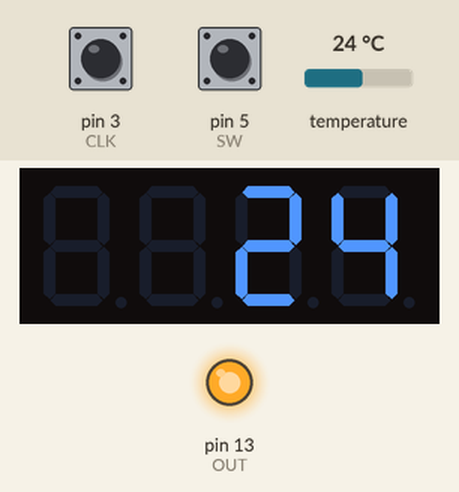
This sketch was run on a simulated Arduino Uno, built with avr-gcc and run on an emulated ATmega328P. Shown: 4-digit seven-segment display, output pins drawn as LEDs (lit = HIGH). The inputs (shaded band) are chosen by the test bench; at power-on: temperature 24 °C, pin 5 (SW) HIGH, pin 3 (CLK) HIGH.

Above: at 1.8 s.
1.9 s: temperature set to 12 °C
At 3.2 s:
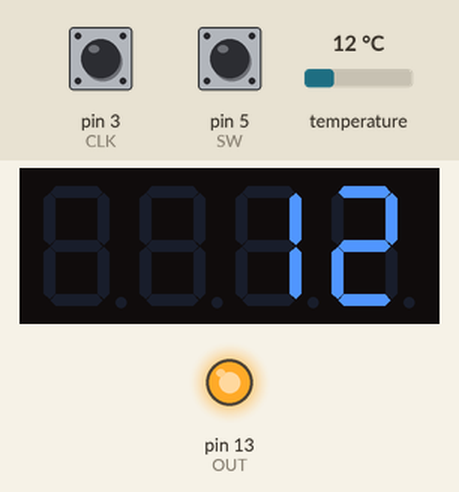
3.5 s: pin 5 (SW) pulled LOW for 3.2 s
At 4.3 s:
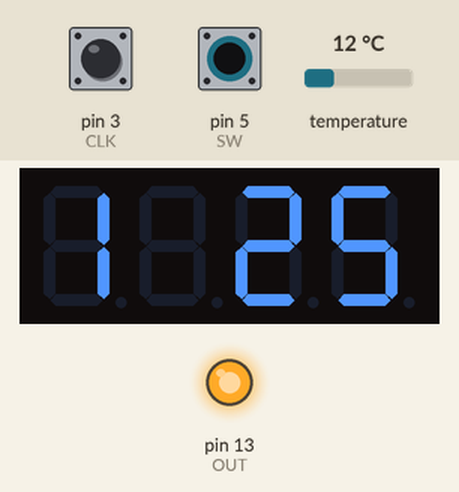
8.2 s: temperature set to 19 °C
At 9.7 s:
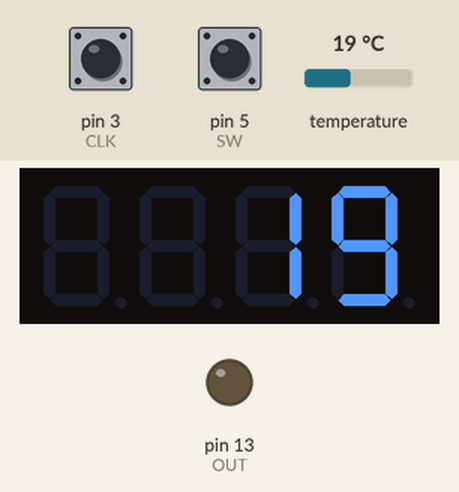
10.7 s: temperature set to 28 °C
At 11.2 s:
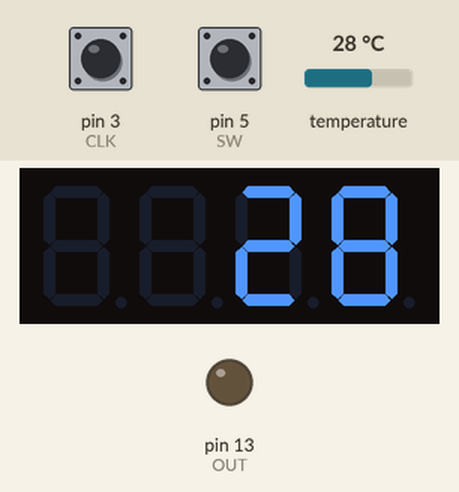
12.3 s: pin 5 (SW) pulled LOW for 0.15 s
At 13.3 s:
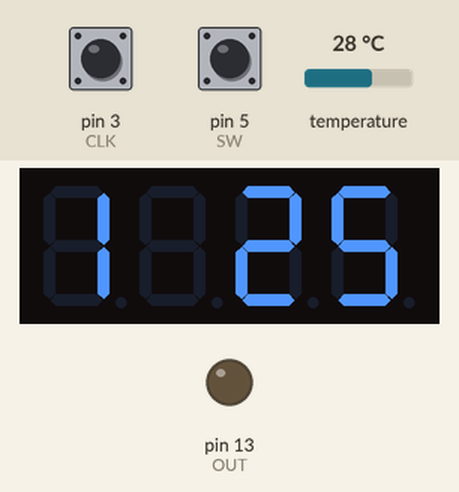
Timing chart, 0 to 14.9 s (numbered marks = the images above; inputs shaded):
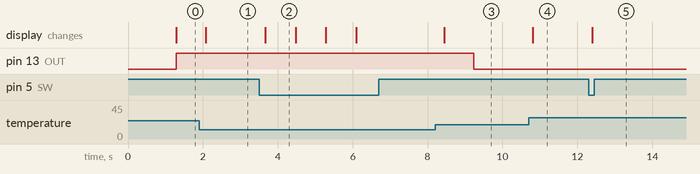

Measured:
- after the input at 1.9 s, the display: changes after 0.17 s (image 1)
- after the input at 3.5 s, the display: changes after 0.17 s (image 2)
- after the input at 8.2 s, the display: changes after 0.25 s (image 3)
- after the input at 10.7 s, the display: changes after 0.11 s (image 4)
- after the input at 12.3 s, the display: changes after 0.10 s (image 5)
- what the display in image 2 shows lasts 0.8 s, from 3.7 s to 4.5 s

The sketch:

room-temprature-control.ino
```cpp
#include <TM1637Display.h>
#include <OneWire.h>
#include <DallasTemperature.h>

#define CLK 3
#define DT 4
#define SW 5

#define OUT 13

byte set_temprature = 25;
byte env_temprature = 0;
byte heat_on_time = 5;
byte heat_off_time = 7;
byte heat_count = 0;
byte currentStateCLK;
byte lastStateCLK;
unsigned long lastButtonPress = 0;
unsigned long lastTempRead = 0;

uint8_t data[] = { 0x00, 0x00, 0x00, 0x00 };

bool is_going_up = false;

TM1637Display display(12, 11);

OneWire oneWire(2);
DallasTemperature sensors(&oneWire);

enum stt {current_temp, set_temp, on_time, off_time} stt = current_temp;

void setup() {

  display.setBrightness(0x0f);

  sensors.begin();

	// Set encoder pins as inputs
	pinMode(CLK,INPUT);
	pinMode(DT,INPUT);
	pinMode(SW, INPUT_PULLUP);
  pinMode(OUT,OUTPUT);

	// Setup Serial Monitor
	Serial.begin(9600);

	// Read the initial state of CLK
	lastStateCLK = digitalRead(CLK);
  update_display();
}

void loop() {
  if(millis() > lastTempRead + 500){
    lastTempRead = millis();
    readtemp();
    check_out();
  }

  readrot();

	delay(1);
}

void check_out(){
  // if(env_temprature > set_temprature){
  //   digitalWrite(OUT, 0); //ON
  // }
  // else{
  //   digitalWrite(OUT, 1); //OFF
  // }

  if(!is_going_up){
    if (heat_count != 0) heat_count--;
    if(env_temprature < set_temprature && heat_count == 0){
      is_going_up = true;
      digitalWrite(OUT, 1);
    }
  }
  else if(is_going_up){
    heat_count++;
    if(env_temprature >= set_temprature || heat_count == (heat_on_time*2)){
      is_going_up = false;
      heat_count = (heat_off_time*2);
      digitalWrite(OUT, 0);
    }

  }
}

void readtemp(){
  sensors.requestTemperatures();
  env_temprature = sensors.getTempCByIndex(0);
  update_display();
}


void readrot(){

	// Read the current state of CLK
	currentStateCLK = digitalRead(CLK);

	// If last and current state of CLK are different, then pulse occurred
	// React to only 1 state change to avoid double count
	if (currentStateCLK != lastStateCLK  && currentStateCLK == 1){

		// If the DT state is different than the CLK state then
		// the encoder is rotating CCW so decrement
		if (digitalRead(DT) != currentStateCLK) {
      if(stt == set_temp)
			  set_temprature--;
      else if(stt == on_time)
        heat_on_time--;
      else if(stt == off_time)
        heat_off_time--;
		} else {
			if(stt == set_temp)
			  set_temprature++;
      else if(stt == on_time)
        heat_on_time++;
      else if(stt == off_time)
        heat_off_time++;
		}

		update_display();
	}

	// Remember last CLK state
	lastStateCLK = currentStateCLK;

	// Read the button state
	int btnState = digitalRead(SW);

	//If we detect LOW signal, button is pressed
	if (btnState == LOW) {
		//if 50ms have passed since last LOW pulse, it means that the
		//button has been pressed, released and pressed again
		if (millis() - lastButtonPress > 50) {
			next_stt();
		}

		// Remember last button press event
		lastButtonPress = millis();
	}
}

void next_stt(){
  if (stt == current_temp)
    stt = set_temp;
  else if (stt == set_temp)
    stt = on_time;
  else if (stt == on_time)
    stt = off_time;
  else if (stt == off_time)
    stt = current_temp;
  update_display();
}

void update_display(){
  if(stt == current_temp){
    // display.showNumberDec(env_temprature);
    data[0] = 0x00;

    data[2] = display.encodeDigit(env_temprature/10);
    data[3] = display.encodeDigit(env_temprature%10);

    display.setSegments(data);
  }
  else if (stt == set_temp){
    // display.showNumberDec(set_temprature);

    data[0] = display.encodeDigit(1);

    data[2] = display.encodeDigit(set_temprature/10);
    data[3] = display.encodeDigit(set_temprature%10);

    display.setSegments(data);
  }
  else if (stt == on_time){

    data[0] = display.encodeDigit(2);

    data[2] = display.encodeDigit(heat_on_time/10);
    data[3] = display.encodeDigit(heat_on_time%10);

    display.setSegments(data);
  }
  else if (stt == off_time){

    data[0] = display.encodeDigit(3);

    data[2] = display.encodeDigit(heat_off_time/10);
    data[3] = display.encodeDigit(heat_off_time%10);

    display.setSegments(data);
  }
}
```
